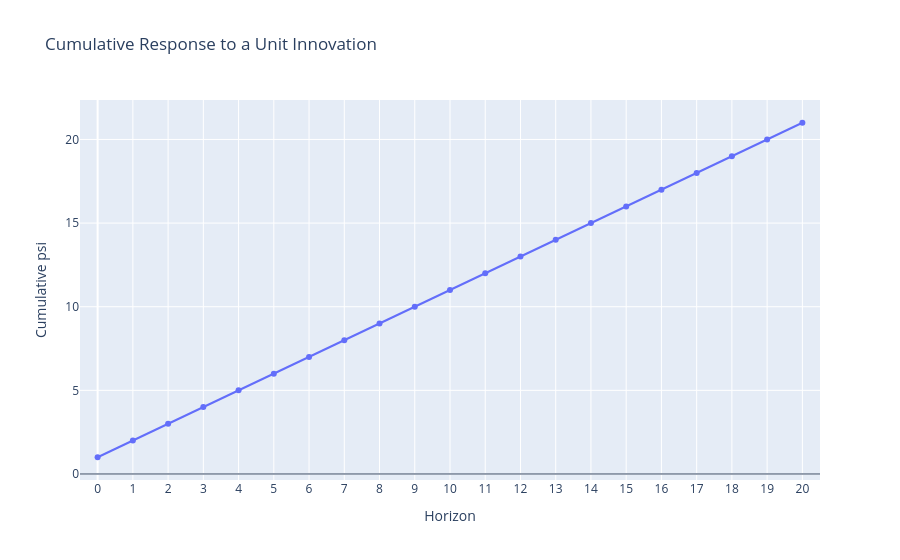

Notebook code for this chart:
### Code cell
arma.plotly_arma_cumulative_response(
    ar=[1.0],
    ma=[],
    horizon=20,
)

### Figure 1 — Plotly figure (JSON) as saved in the notebook; plotly's stock layout.template omitted (floating-point values rounded to 4 significant figures)
{"data": [{"hovertemplate": "%{text}<extra></extra>", "mode": "lines+markers", "name": "Cumulative response", "text": ["Horizon: 0<br>psi: 1.0000<br>Cumulative response: 1.0000", "Horizon: 1<br>psi: 1.0000<br>Cumulative response: 2.0000", "Horizon: 2<br>psi: 1.0000<br>Cumulative response: 3.0000", "Horizon: 3<br>psi: 1.0000<br>Cumulative response: 4.0000", "Horizon: 4<br>psi: 1.0000<br>Cumulative response: 5.0000", "Horizon: 5<br>psi: 1.0000<br>Cumulative response: 6.0000", "Horizon: 6<br>psi: 1.0000<br>Cumulative response: 7.0000", "Horizon: 7<br>psi: 1.0000<br>Cumulative response: 8.0000", "Horizon: 8<br>psi: 1.0000<br>Cumulative response: 9.0000", "Horizon: 9<br>psi: 1.0000<br>Cumulative response: 10.0000", "Horizon: 10<br>psi: 1.0000<br>Cumulative response: 11.0000", "Horizon: 11<br>psi: 1.0000<br>Cumulative response: 12.0000", "Horizon: 12<br>psi: 1.0000<br>Cumulative response: 13.0000", "Horizon: 13<br>psi: 1.0000<br>Cumulative response: 14.0000", "Horizon: 14<br>psi: 1.0000<br>Cumulative response: 15.0000", "Horizon: 15<br>psi: 1.0000<br>Cumulative response: 16.0000", "Horizon: 16<br>psi: 1.0000<br>Cumulative response: 17.0000", "Horizon: 17<br>psi: 1.0000<br>Cumulative response: 18.0000", "Horizon: 18<br>psi: 1.0000<br>Cumulative response: 19.0000", "Horizon: 19<br>psi: 1.0000<br>Cumulative response: 20.0000", "Horizon: 20<br>psi: 1.0000<br>Cumulative response: 21.0000"], "type": "scatter", "x": [0, 1, 2, 3, 4, 5, 6, 7, 8, 9, 10, 11, 12, 13, 14, 15, 16, 17, 18, 19, 20], "y": [1.0, 2.0, 3.0, 4.0, 5.0, 6.0, 7.0, 8.0, 9.0, 10.0, 11.0, 12.0, 13.0, 14.0, 15.0, 16.0, 17.0, 18.0, 19.0, 20.0, 21.0]}], "layout": {"shapes": [{"line": {"width": 1}, "type": "line", "x0": 0, "x1": 1, "xref": "x domain", "y0": 0, "y1": 0, "yref": "y"}], "showlegend": false, "title": {"text": "Cumulative Response to a Unit Innovation"}, "xaxis": {"dtick": 1, "range": [-0.5, 20.5], "tick0": 0, "tickmode": "linear", "title": {"text": "Horizon"}}, "yaxis": {"title": {"text": "Cumulative psi"}}}}
